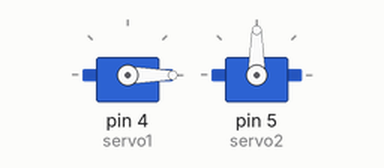
Bench run of a sketch on a simulated Arduino Uno, built with avr-gcc and run on an emulated ATmega328P. Shown: 2 × servo.

Above: at 0.05 s.
At 7.45 s:
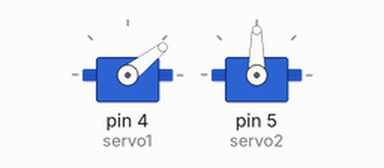
Timing chart, 0 to 10.0 s (numbered marks = the images above):
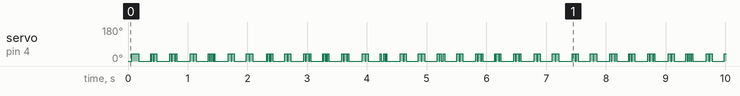

Measured:
- by itself, servo on pin 4 (servo1): moves between 0° and 38°, repeating every 7.7 s

The sketch:

forward_kinematic.ino
```cpp
#include <Servo.h>
Servo servo1;
Servo servo2;

float X ,Y;
float L1=40 , L2=50;
float ang4=45 , ang5=90;
float sum=ang4+ang5;
float eqXside2 , eqYside2;

void setup() {
  servo1.attach(4);
  servo2.attach(5);
}
void loop(){
 X = L1*sin(ang4);
  eqXside2=L2*sin(sum);
  X=X+eqXside2;
 servo1.write(X);

Y=L1*cos(ang4);
eqYside2=L2*cos(sum);
Y=Y+eqYside2;
  servo1.write(Y);
}
```
